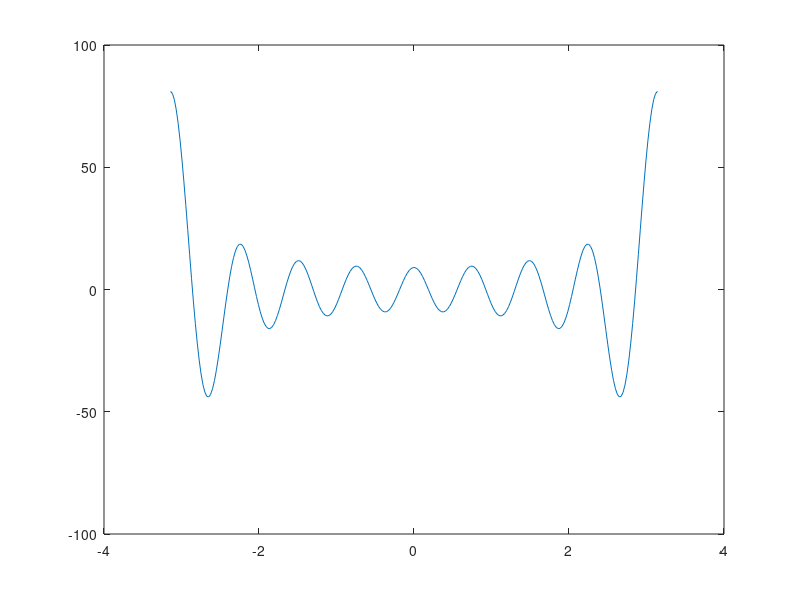
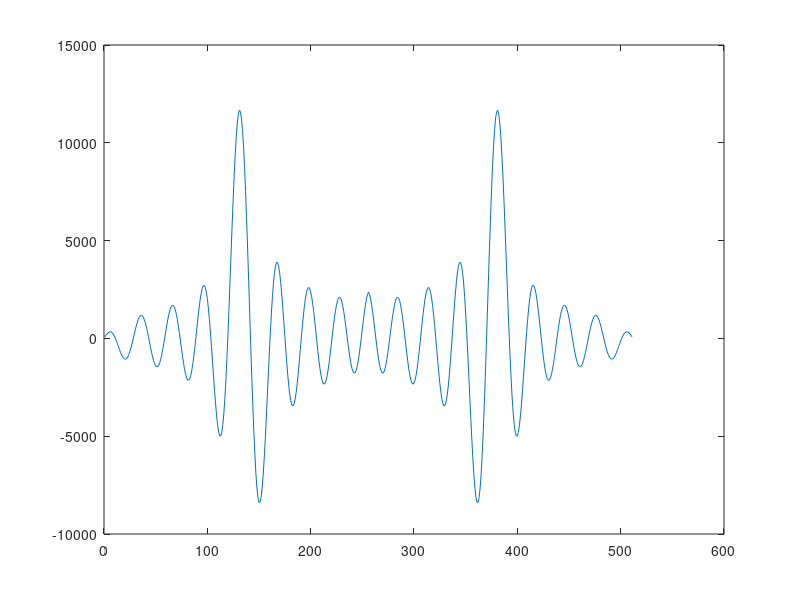

The MATLAB source for these figures, in order:
clear all;
close all;

% Modulation property
dom = -pi:2*pi/255:pi;

x1 = [1 3 5 7 9 11 13 15 17];
x2 = [1 -1 1 -1 1 -1 1 -1 1];

prod = x1.*x2;
[result_1, range] = freqz(prod,[1],dom);
figure('Name', 'Multiply then transform');
plot(range, result_1);
X1 = freqz(x1,[1],dom);
X2 = freqz(x2,[1],dom);


figure('Name','Transform then Convolve');
result_2 = conv(X1,X2);
plot(1:511,result_2)